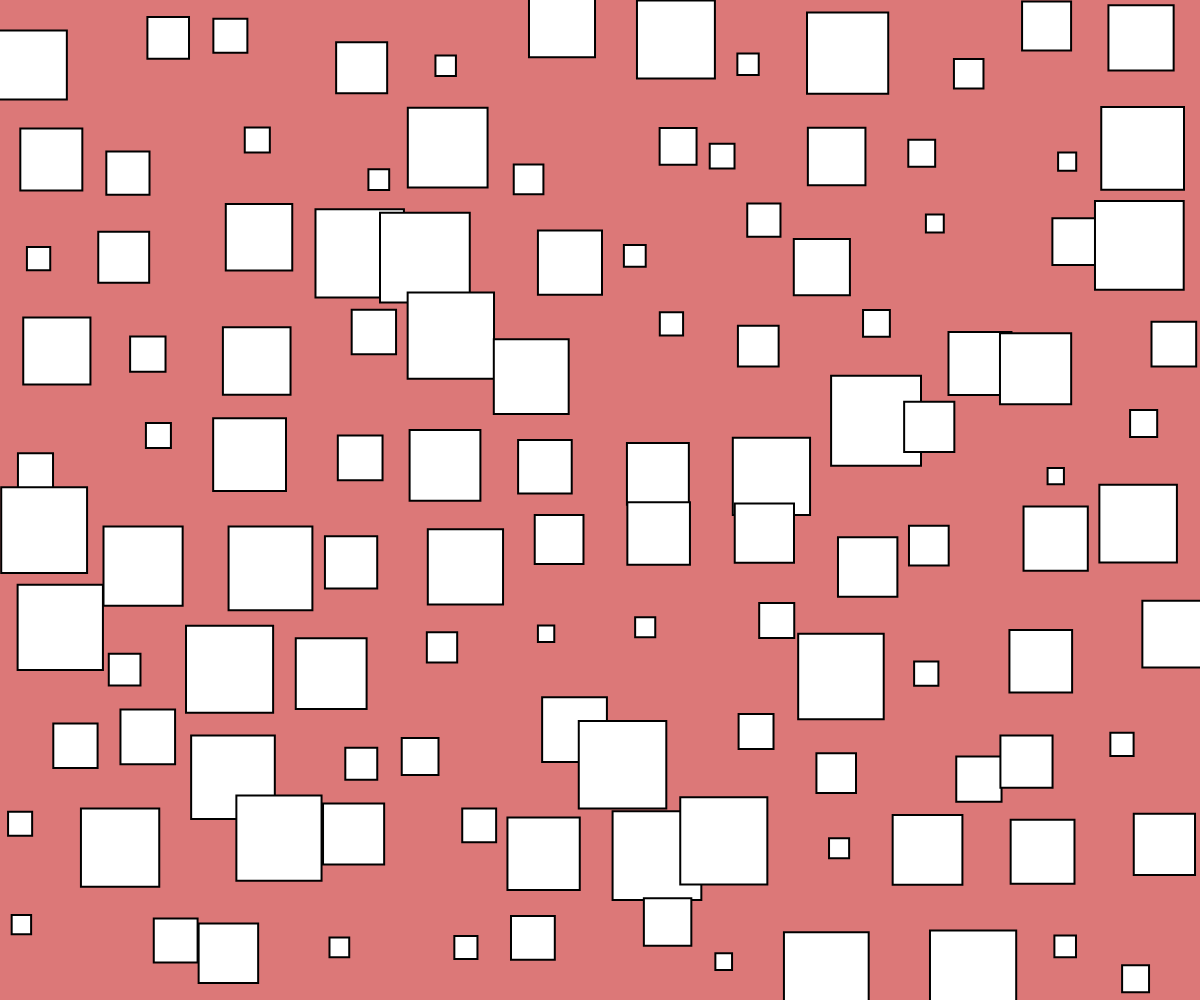
Frame 1 (no input)
Frame 60 (no input): identical to frame 1, image omitted
Frame 120 (the mouse pressed at the canvas centre since frame 60): identical to frame 1, image omitted

The p5.js sketch that drew this single still picture (run headless with seeded random() and noise() and a simulated clock; from frame 60 on, the mouse is pressed at the canvas centre):

// p5.js sketch
// ── sketch.js
function setup() {
  createCanvas(windowWidth, windowHeight);
  rectMode(CENTER);
  angleMode(DEGREES);
  background(220, 120, 120);

  strokeWeight(2);
  let pitch = 100;
  let sqDim = 0.9 * pitch;
  translate(pitch / 2, pitch / 2);

  // for (let cnt = 0; cnt < 10; cnt++) {
  //   print(random(10, 100));
  // }

  // randomSeed(1010)
  // draw a column of rows
  for (let y = 0; y < height; y += pitch) {
    // draw a row of squares
    for (let x = 0; x < width; x += pitch) {
      let dd = random(16, sqDim); //drawing dimension, randomize size between 16 to sqDim
      let vx = random(-30, 30); //vx = variation in x btw the numbers -30 to 30
      let vy = random(-30, 30); //vy = variation in y btw the numbers -30 to 30
      push();
      translate(x, y);
      rect(vx, vy, dd);
      pop();
    }
  }
}

function draw() {}
